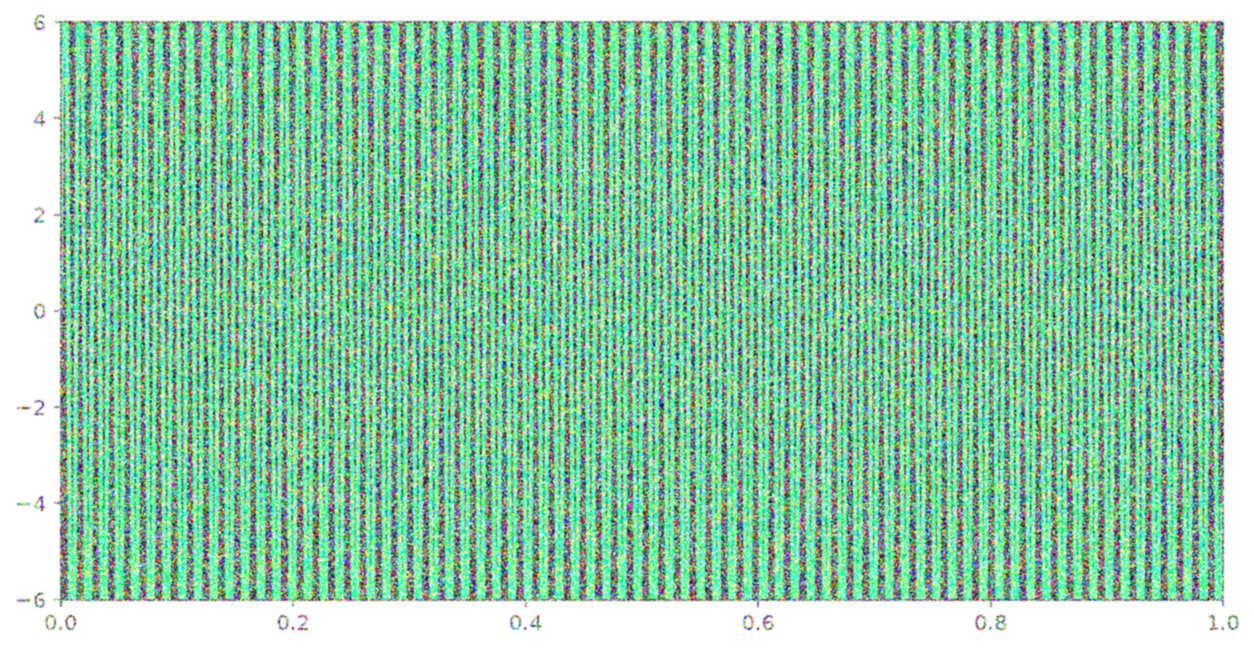
#> input picture test_images/test.png, 1254 x 650 px
$ python -i extract_waveform.py   (imports and definitions only)
#> lines starting #> are read from the running program, lines starting #| are printed output that depends on the picture; after the words box and inside, x2 and y2 are one past the last pixel; in counts of white or black regions, pixels touching at a corner belong together
#> further down, picture is the input picture: shape (650, 1254, 3); mean B, G, R 168.2, 202.7, 143.5
import cv2
import numpy as np


def extract_waveform(image):

    gray = cv2.cvtColor(
        image,
        cv2.COLOR_BGR2GRAY
    )
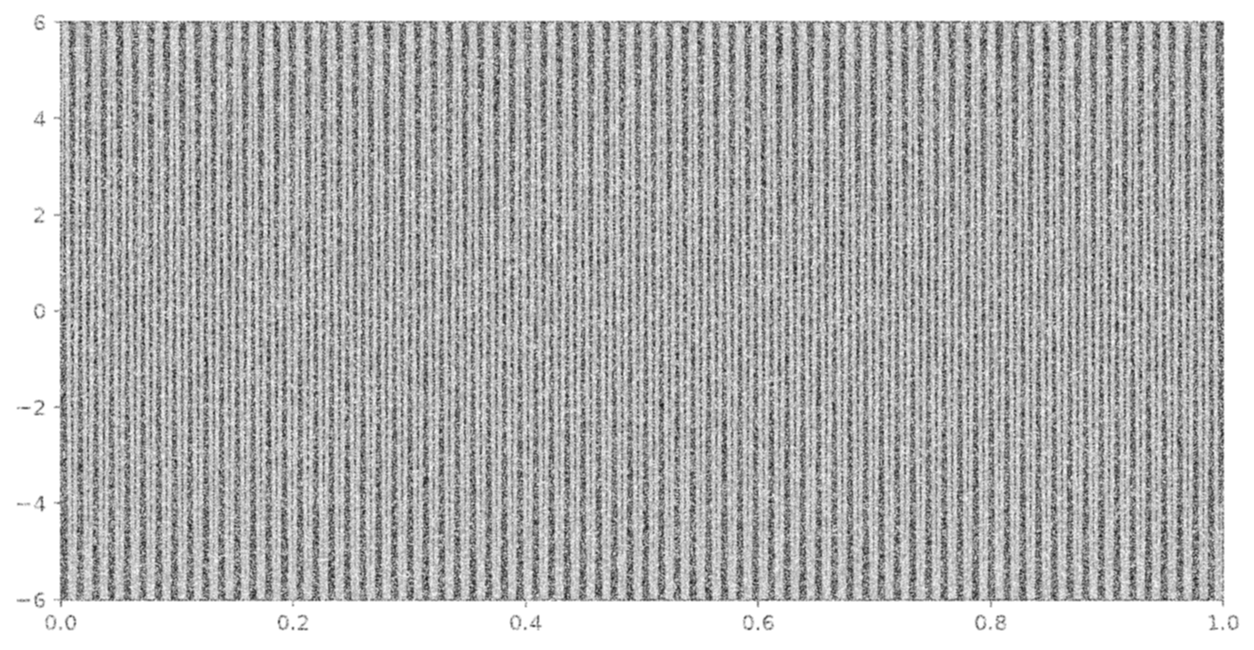
#> gray: shape (650, 1254); min 21, max 255, mean 181.1

    blur = cv2.GaussianBlur(
        gray,
        (5, 5),
        0
    )

    _, thresh = cv2.threshold(

        blur,

        180,

        255,

        cv2.THRESH_BINARY

    )
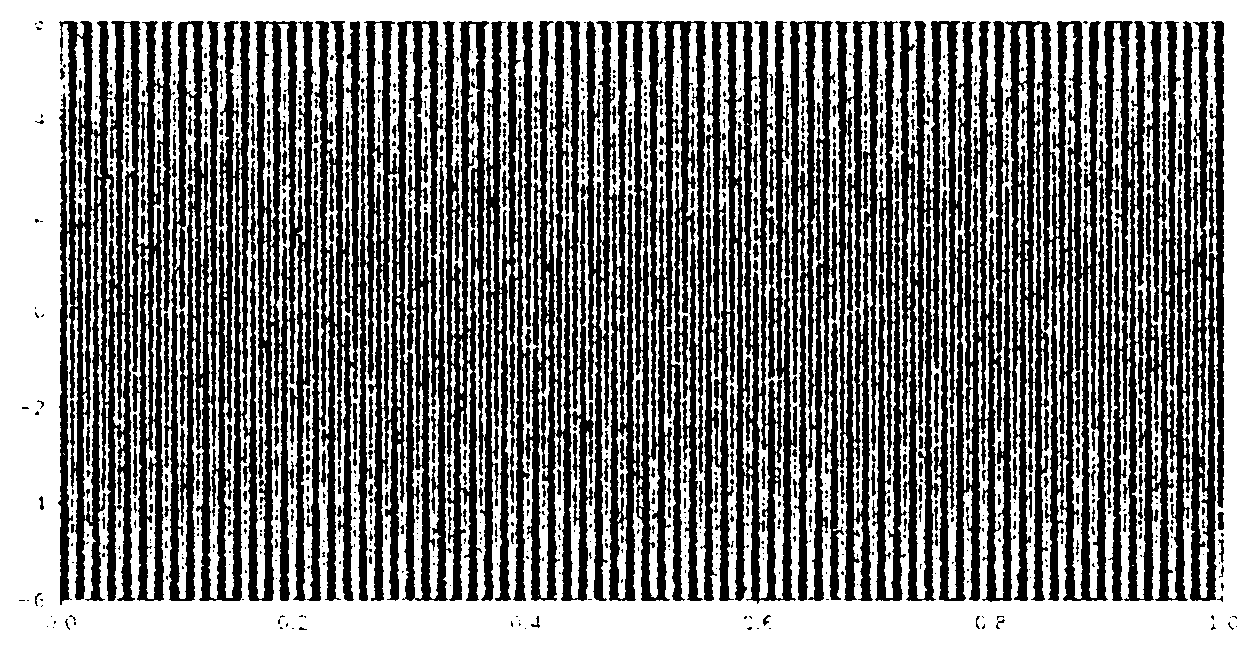
#> thresh: shape (650, 1254); 50.1% white; 1012 black regions (705 under 20 px), largest, box (x1, y1, x2, y2) and area: (306, 21, 594, 601) 89090, (787, 21, 1017, 602) 72822, (164, 21, 316, 601) 46912

    return thresh

>>> import cv2
>>> picture = cv2.imread('../../test_images/test.png')
>>> result = extract_waveform(picture)
